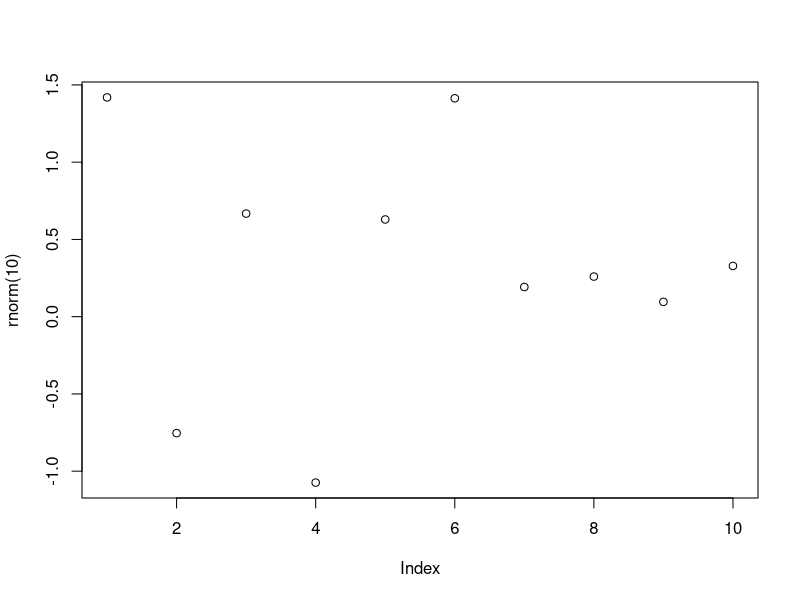
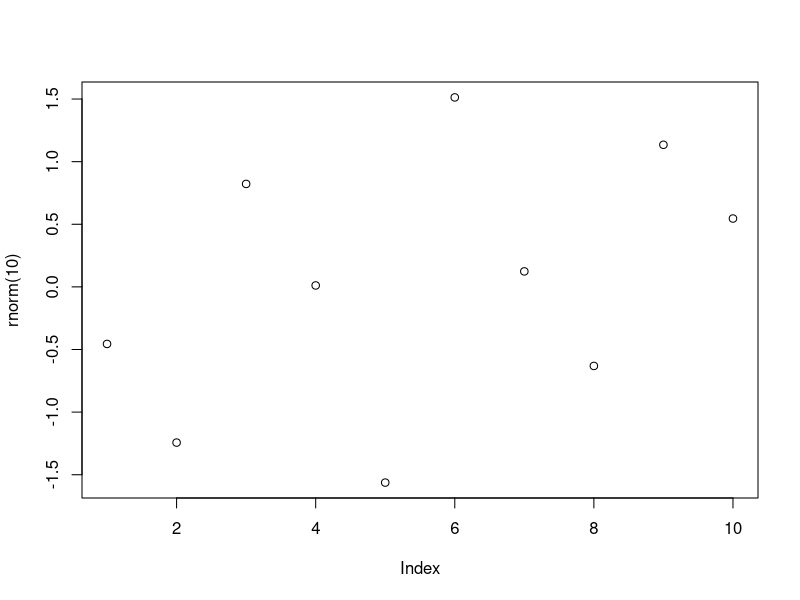
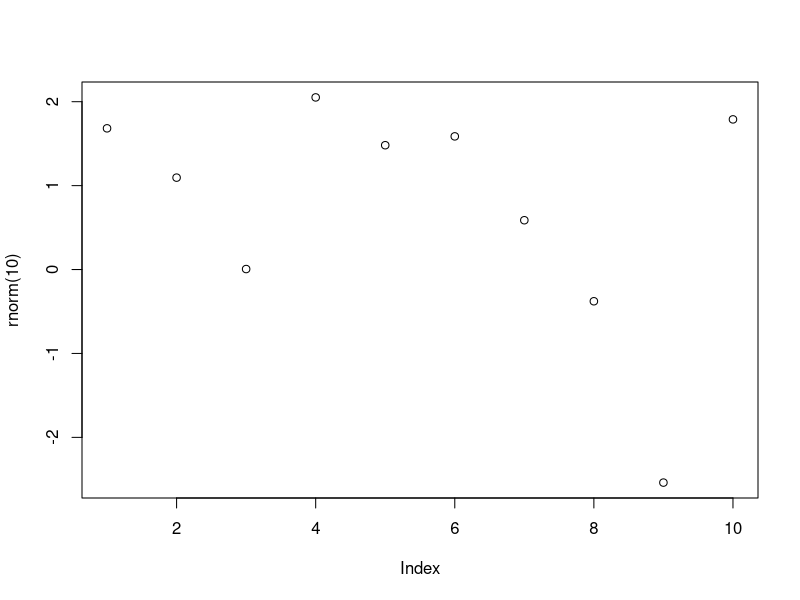

R code for these plots, in order:
## ---- chunk 1
plot(rnorm(10))
## ---- chunk 2
plot(rnorm(10))
## ---- chunk 3
plot(rnorm(10))
